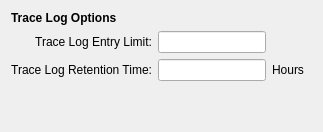
       <widget class="QWidget" name="tabAdvanced">
        <attribute name="title">
         <string>Advanced</string>
        </attribute>
        <layout class="QGridLayout" name="gridLayout_14">
         <item row="0" column="0">
          <layout class="QGridLayout" name="gridLayout_13">
           <item row="3" column="0">
            <spacer name="verticalSpacer_7">
             <property name="orientation">
              <enum>Qt::Orientation::Vertical</enum>
             </property>
             <property name="sizeHint" stdset="0">
              <size>
               <width>20</width>
               <height>40</height>
              </size>
             </property>
            </spacer>
           </item>
           <item row="1" column="0">
            <widget class="QLabel" name="label_11">
             <property name="text">
              <string>Trace Log Entry Limit:</string>
             </property>
             <property name="alignment">
              <set>Qt::AlignmentFlag::AlignRight|Qt::AlignmentFlag::AlignTrailing|Qt::AlignmentFlag::AlignVCenter</set>
             </property>
            </widget>
           </item>
           <item row="0" column="0">
            <widget class="QLabel" name="lblLogging">
             <property name="font">
              <font>
               <bold>true</bold>
               <kerning>true</kerning>
              </font>
             </property>
             <property name="text">
              <string>Trace Log Options</string>
             </property>
            </widget>
           </item>
           <item row="3" column="1">
            <spacer name="horizontalSpacer_8">
             <property name="orientation">
              <enum>Qt::Orientation::Horizontal</enum>
             </property>
             <property name="sizeHint" stdset="0">
              <size>
               <width>40</width>
               <height>20</height>
              </size>
             </property>
            </spacer>
           </item>
           <item row="2" column="0">
            <widget class="QLabel" name="label_12">
             <property name="text">
              <string>Trace Log Retention Time:</string>
             </property>
             <property name="alignment">
              <set>Qt::AlignmentFlag::AlignRight|Qt::AlignmentFlag::AlignTrailing|Qt::AlignmentFlag::AlignVCenter</set>
             </property>
            </widget>
           </item>
           <item row="1" column="1">
            <widget class="QLineEdit" name="txtLogLimit"/>
           </item>
           <item row="3" column="2">
            <spacer name="horizontalSpacer_9">
             <property name="orientation">
              <enum>Qt::Orientation::Horizontal</enum>
             </property>
             <property name="sizeHint" stdset="0">
              <size>
               <width>40</width>
               <height>20</height>
              </size>
             </property>
            </spacer>
           </item>
           <item row="2" column="1">
            <widget class="QLineEdit" name="txtLogRetention"/>
           </item>
           <item row="2" column="2">
            <widget class="QLabel" name="label_2">
             <property name="text">
              <string>Hours</string>
             </property>
            </widget>
           </item>
          </layout>
         </item>
        </layout>
       </widget>
